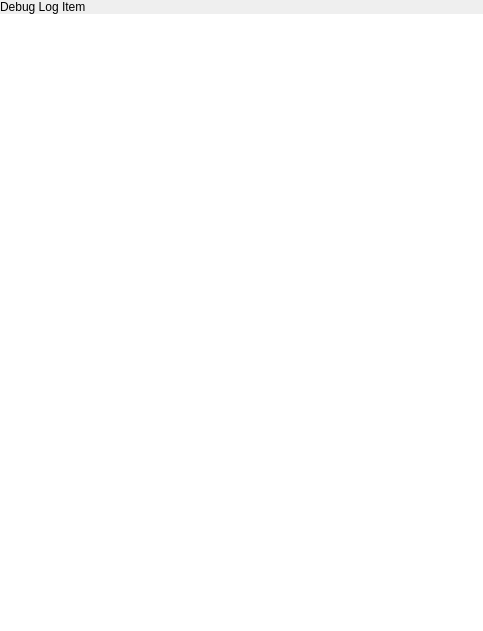
<?xml version="1.0" encoding="UTF-8"?>
<ui version="4.0">
 <class>DebugLogPopover</class>
 <widget class="QWidget" name="DebugLogPopover">
  <property name="geometry">
   <rect>
    <x>0</x>
    <y>0</y>
    <width>483</width>
    <height>631</height>
   </rect>
  </property>
  <property name="windowTitle">
   <string notr="true">Form</string>
  </property>
  <layout class="QVBoxLayout" name="verticalLayout">
   <property name="spacing">
    <number>0</number>
   </property>
   <property name="leftMargin">
    <number>0</number>
   </property>
   <property name="topMargin">
    <number>0</number>
   </property>
   <property name="rightMargin">
    <number>0</number>
   </property>
   <property name="bottomMargin">
    <number>0</number>
   </property>
   <item>
    <widget class="tTitleLabel" name="titleLabel">
     <property name="text">
      <string>Debug Log Item</string>
     </property>
    </widget>
   </item>
   <item>
    <widget class="QTextBrowser" name="textBrowser">
     <property name="frameShape">
      <enum>QFrame::NoFrame</enum>
     </property>
    </widget>
   </item>
  </layout>
 </widget>
 <customwidgets>
  <customwidget>
   <class>tTitleLabel</class>
   <extends>QLabel</extends>
   <header location="global">ttitlelabel.h</header>
   <slots>
    <signal>backButtonClicked()</signal>
   </slots>
  </customwidget>
 </customwidgets>
 <resources/>
 <connections/>
</ui>
